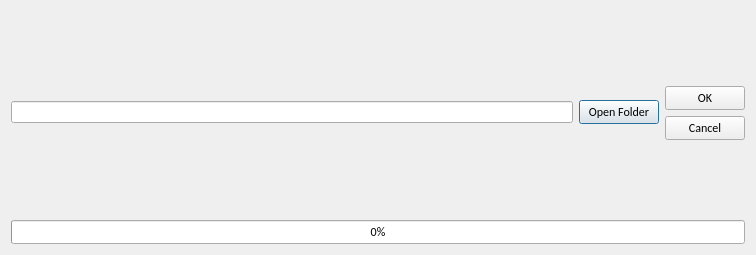
<?xml version="1.0" encoding="UTF-8"?>
<ui version="4.0">
 <class>FileDialog</class>
 <widget class="QDialog" name="FileDialog">
  <property name="geometry">
   <rect>
    <x>0</x>
    <y>0</y>
    <width>756</width>
    <height>255</height>
   </rect>
  </property>
  <property name="windowTitle">
   <string>Dialog</string>
  </property>
  <layout class="QHBoxLayout" name="horizontalLayout">
   <item>
    <layout class="QVBoxLayout" name="verticalLayout_2">
     <item>
      <layout class="QHBoxLayout" name="upperLayout">
       <property name="sizeConstraint">
        <enum>QLayout::SetMaximumSize</enum>
       </property>
       <item>
        <layout class="QHBoxLayout" name="folderLayer">
         <item>
          <widget class="QLineEdit" name="folderpath"/>
         </item>
         <item>
          <widget class="QPushButton" name="openDirButton">
           <property name="font">
            <font>
             <family>Calibri</family>
            </font>
           </property>
           <property name="text">
            <string>Open Folder</string>
           </property>
          </widget>
         </item>
        </layout>
       </item>
       <item>
        <layout class="QVBoxLayout" name="verticalLayout">
         <item>
          <spacer name="verticalSpacer_2">
           <property name="orientation">
            <enum>Qt::Vertical</enum>
           </property>
           <property name="sizeHint" stdset="0">
            <size>
             <width>20</width>
             <height>40</height>
            </size>
           </property>
          </spacer>
         </item>
         <item>
          <widget class="QPushButton" name="OKButton">
           <property name="font">
            <font>
             <family>Calibri</family>
            </font>
           </property>
           <property name="text">
            <string>OK</string>
           </property>
          </widget>
         </item>
         <item>
          <widget class="QPushButton" name="CancelButton">
           <property name="font">
            <font>
             <family>Calibri</family>
            </font>
           </property>
           <property name="text">
            <string>Cancel</string>
           </property>
          </widget>
         </item>
         <item>
          <spacer name="verticalSpacer">
           <property name="orientation">
            <enum>Qt::Vertical</enum>
           </property>
           <property name="sizeHint" stdset="0">
            <size>
             <width>20</width>
             <height>40</height>
            </size>
           </property>
          </spacer>
         </item>
        </layout>
       </item>
      </layout>
     </item>
     <item>
      <widget class="QProgressBar" name="loadProgressBar">
       <property name="font">
        <font>
         <family>Calibri</family>
        </font>
       </property>
       <property name="value">
        <number>0</number>
       </property>
      </widget>
     </item>
    </layout>
   </item>
  </layout>
 </widget>
 <resources/>
 <connections/>
</ui>
